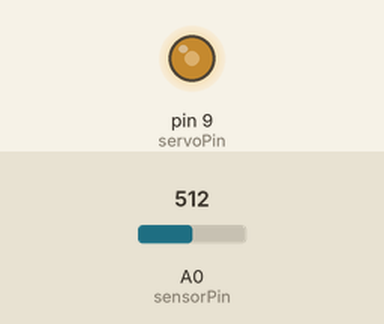
This sketch was run on a simulated Arduino Nano, built with avr-gcc and run on an emulated ATmega328P. On the bench: output pins drawn as LEDs (lit = HIGH). Inputs (shaded band) come from the test bench; at power-on: A0 (sensorPin) = 512.

Above: at 1.2 s.
1.3 s: A0 (sensorPin) set to 174
2.8 s: A0 (sensorPin) set to 150
At 3.3 s:
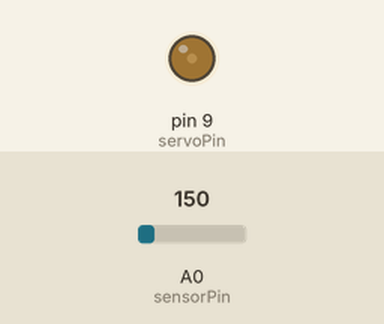
4.3 s: A0 (sensorPin) set to 306
At 5.5 s:
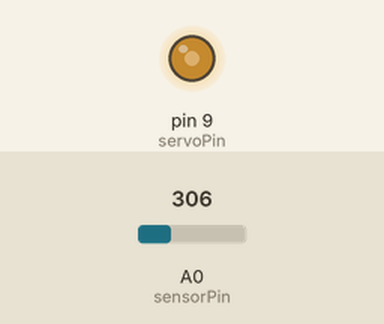
5.8 s: A0 (sensorPin) set to 122
At 7.0 s:
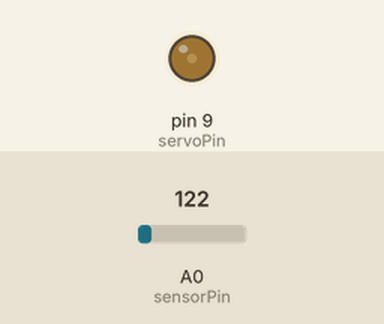
Timing chart, 0 to 8.3 s (numbered marks = the images above; inputs shaded):
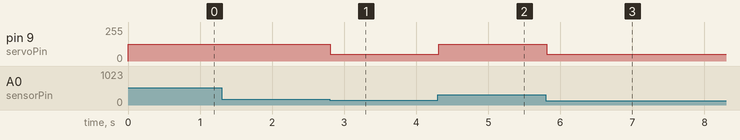

Measured:
- the behaviour switches between 160 and 159 on A0 (sensorPin) (found by bisection; images 0 and 1)
- after the input at 1.3 s, every drawn part: stays the same
- after the input at 2.8 s, pin 9 (servoPin): 127/255 → 51/255 at once
- after the input at 4.3 s, pin 9 (servoPin): 51/255 → 127/255 at once
- after the input at 5.8 s, pin 9 (servoPin): 127/255 → 51/255 at once

The sketch:

PRESSURE.ino
```cpp
// Sensor parameters
const int sensorPin = A0;         // Analog pin A0 for pressure sensor
const float VCC = 5.0;            // Nano ADC reference voltage (5V default)
const float ADC_RES = 1023.0;     // 10-bit ADC resolution (0-1023)
const float SENSOR_MIN_VOLTAGE = 0.3425;  // Min output voltage (0 psi) at 5V supply
const float SENSOR_MAX_VOLTAGE = 3.0825;  // Max output voltage (700 kPa) at 5V supply
const float MAX_PRESSURE_KPA = 700.0;     // Max pressure in kPa
const float KPA_TO_PSI = 0.1450377;       // Conversion factor (1 kPa = 0.145 psi)
const float VOLTAGE_DIVIDER_RATIO = 2.174; // 1.37k/6.30k, R2=1.37k divider

// Servo pin definition
const int servoPin = 9;           // PWM pin D9

// Duty cycle values (0-255 range)
const int closedDuty = 51;        // ~20% duty cycle (0.20 * 255)
const int openDuty = 127;         // ~50% duty cycle (0.50 * 255)

// State and timing
bool isOpen = false;
unsigned long startTime;          // To track elapsed time
const float pressureThreshold = 80.0; // Open servo at 80 psi

void setup() {
  // Record start time
  startTime = millis();

  // Configure pins
  pinMode(sensorPin, INPUT);      // Analog input for sensor
  pinMode(servoPin, OUTPUT);      // PWM output for servo

  // Start with servo closed
  analogWrite(servoPin, closedDuty);
}

void loop() {
  // Read voltage from the sensor (after voltage divider)
  int sensorValue = analogRead(sensorPin);
  float voltageAtADC = (sensorValue * VCC) / ADC_RES; // Voltage at A0 (0-5V)
  float sensorVoltage = voltageAtADC * VOLTAGE_DIVIDER_RATIO; // Actual sensor voltage (0.3425-3.0825V)

  // Convert voltage to pressure in kPa
  float pressure_kPa = ((sensorVoltage - SENSOR_MIN_VOLTAGE) /
                       (SENSOR_MAX_VOLTAGE - SENSOR_MIN_VOLTAGE)) * MAX_PRESSURE_KPA;

  // Convert kPa to psi
  float pressure_psi = pressure_kPa * KPA_TO_PSI;
  float fixed_pressure_psi = 1.6 * pressure_psi; // Apply correction factor

  // Calculate elapsed time in seconds
  float elapsedTime = (millis() - startTime) / 1000.0;

  // Control servo based on pressure
  controlServo(fixed_pressure_psi);

  // Delay for stability (100ms)
  delay(100);
}

// Function to control servo based on pressure
void controlServo(float pressure) {
  if (pressure >= pressureThreshold && !isOpen) {
    // Open the servo
    analogWrite(servoPin, openDuty);
    isOpen = true;
  } else if (pressure < pressureThreshold && isOpen) {
    // Close the servo
    analogWrite(servoPin, closedDuty);
    isOpen = false;
  }
}
```
